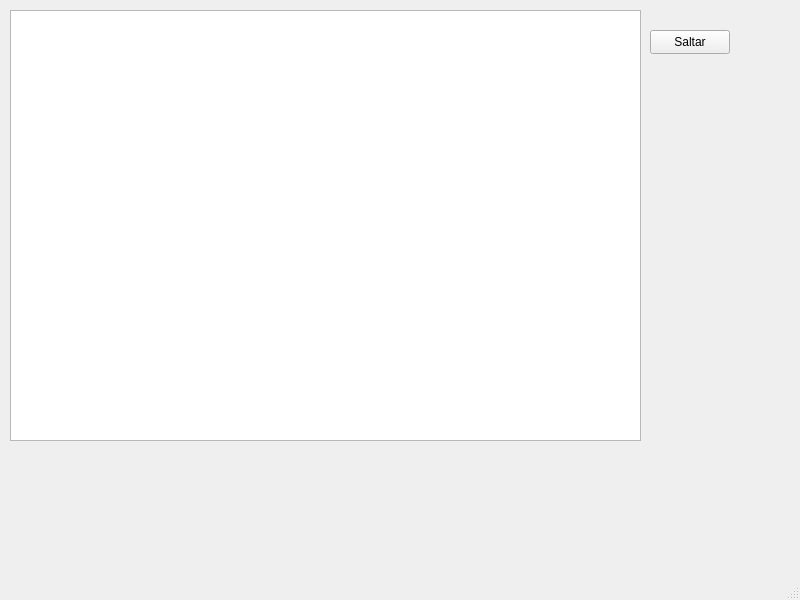
<?xml version="1.0" encoding="UTF-8"?>
<ui version="4.0">
 <class>MainWindow</class>
 <widget class="QMainWindow" name="MainWindow">
  <property name="geometry">
   <rect>
    <x>0</x>
    <y>0</y>
    <width>800</width>
    <height>600</height>
   </rect>
  </property>
  <property name="windowTitle">
   <string>MainWindow</string>
  </property>
  <widget class="QWidget" name="centralwidget">
   <widget class="QGraphicsView" name="graphicsView">
    <property name="geometry">
     <rect>
      <x>10</x>
      <y>10</y>
      <width>631</width>
      <height>431</height>
     </rect>
    </property>
   </widget>
   <widget class="QPushButton" name="jumpButton">
    <property name="geometry">
     <rect>
      <x>650</x>
      <y>30</y>
      <width>80</width>
      <height>24</height>
     </rect>
    </property>
    <property name="text">
     <string>Saltar</string>
    </property>
   </widget>
  </widget>
  <widget class="QMenuBar" name="menubar">
   <property name="geometry">
    <rect>
     <x>0</x>
     <y>0</y>
     <width>800</width>
     <height>21</height>
    </rect>
   </property>
  </widget>
  <widget class="QStatusBar" name="statusbar"/>
 </widget>
 <resources/>
 <connections/>
</ui>
